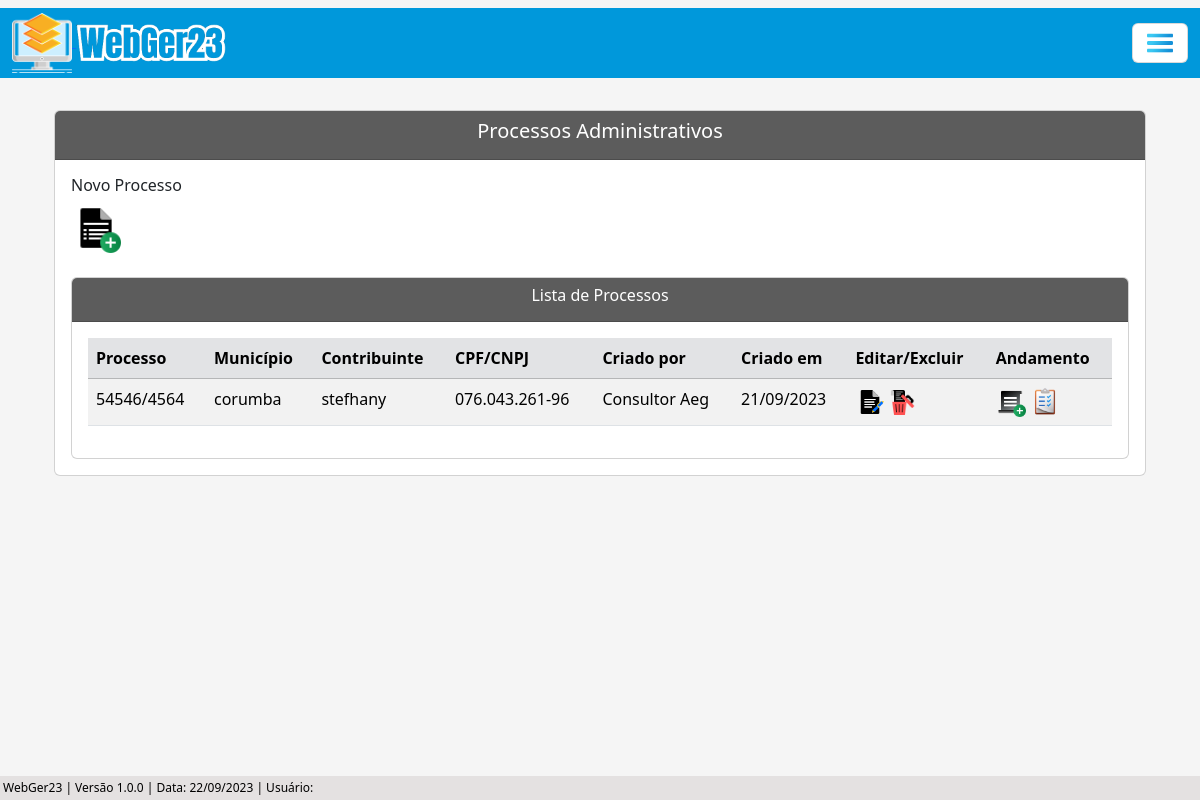
Before: /listar/processo-adm/ with the older database file.
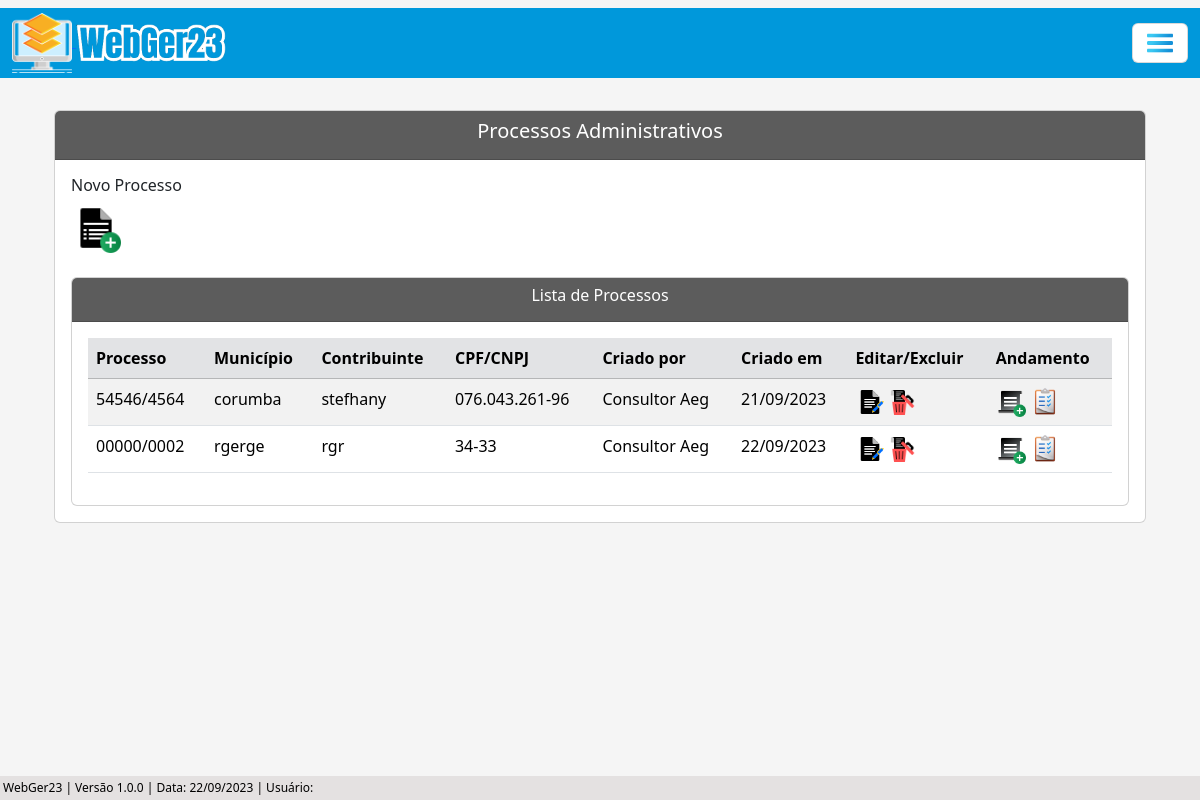
After: the same page with the newer database file.
### processo/models.py (models this page shows, shortened)
class Base(models.Model): # Classe base, será herdada pelas outras classes
    data_criacao = models.DateField('data_criação', auto_now_add=True)
    data_alteracao = models.DateField('Alterado', auto_now=True)
    ativo = models.BooleanField('Ativo?', default=True)
    class Meta:
        abstract = True

class ProcessoAdm(Base):
    tipo_pessoas = (
        ('Física', 'Física'), ('Jurídica', 'Jurídica'),
    )
    criador_processo_adm = models.ForeignKey(get_user_model(), verbose_name='Usuário Criador', on_delete=models.CASCADE) # Usuário que criou o processo, utilizando chave primária com o get_user_model do django, para utilizar o usuário logado automaticamente
    numero = models.CharField(unique=True, verbose_name='N°', max_length=10) # Número do processo
    municipio = models.CharField(max_length=50, verbose_name='Município') # Município
    uf = models.CharField(max_length=2) # UF
    data_inicial = models.DateField(blank=True, null=True) # Data Inicial do Período do processo
    data_final = models.DateField(blank=True, null=True) # Data final do Período do processo
    data_div_ativa = models.DateField(blank=True, null=True) # Data dívida ativa
    valor_atributo = models.CharField(max_length=14, blank=True, null=True)  # Valor do atributo
    valor_multa = models.CharField(max_length=14, blank=True, null=True) # Valor da multa
    valor_credito = models.CharField(max_length=14, blank=True, null=True) # Valor do crédito
    valor_atualizado = models.CharField(max_length=14, blank=True, null=True) # Valor do atualizado
    data_valor_atualizado = models.DateField(blank=True, null=True) # Data valor atualizado
    nome_contribuinte = models.CharField(max_length=50)  # Nome / Razão Social
    tipo_pessoa = models.CharField(max_length=50, choices=tipo_pessoas) # Física / Jurídica
    documento = models.CharField(max_length=20, verbose_name='CPF/CNPJ', unique=True) # CPF / CNPJ
    nome_fantasia = models.CharField(max_length=50, blank=True, null=True) # Nome Fantasia
    email = models.EmailField(max_length=50, blank=True, null=True) # E-mail
    endereco = models.CharField(max_length=150) # Rua
    complemento = models.CharField(max_length=50, blank=True, null=True) # Complemento
    municipio_contribuinte = models.CharField(max_length=50, blank=True, null=True) # Município Contribuinte
    uf_contribuinte = models.CharField(max_length=2, verbose_name='UF', blank=True, null=True) # UF Contribuinte
    cep = models.CharField(max_length=10, blank=True, null=True) # CEP
    telefone = models.CharField(max_length=20, blank=True, null=True) # Telefone
    celular = models.CharField(max_length=20, blank=True, null=True) # Celular

### processo/views.py (the view)
# urls.py: path('listar/processo-adm/', ProcessoAdmList.as_view(), name='proc-adm-list'),
class ProcessoAdmList(ListView):
    model = ProcessoAdm
    template_name = 'processos/lists/processo_adm_list.html'

### processo/templates/processos/lists/processo_adm_list.html (shortened to what this page needs)
{% extends 'index.html' %}
{% load static %}
{% block conteudo %}
    <div class="container p-4">
        <div class="card">
            <div class="card-header text-white" style="background-color: #5c5c5c;">
                <h5 style="text-align: center;">Processos Administrativos</h5>
            </div>
            <div class="card-body">
                <h6>Novo Processo</h6>
                <a href="{% url 'proc-adm-create' %}"><img src="{% static 'img/create-processo.png' %}" width="50"></a>
                <br><br>
                <div class="card">
                    <div class="card-header text-white" style="background-color: #5c5c5c;; text-align: center;">
                    <h6>Lista de Processos</h6>
                    </div>
                    <div class="card-body">
                        <div class="table-responsive">
                            <table class="table table-striped" id="tabela-listar">
                                <thead>
                                    <tr class="table-secondary">
                                        <th>Processo</th>
                                        <th>Município</th>
                                        <th>Contribuinte</th>
                                        <th>CPF/CNPJ</th>
                                        <th>Criado por</th>
                                        <th>Criado em</th>
                                        <th>Editar/Excluir</th>
                                        <th>Andamento</th>
                                    </tr>
                                </thead>
                                <tbody>
                                    {% for processo in object_list %}
                                    <tr>
                                        <td>{{ processo.numero }}</td>
                                        <td>{{ processo.municipio }}</td>
                                        <td>{{ processo.nome_contribuinte }}</td>
                                        <td>{{ processo.documento }}</td>
                                        <td>{{ processo.criador_processo_adm.get_full_name }}</td>
                                        <td>{{ processo.data_criacao|date:"d/m/Y" }}</td>
                                        <td>
                                            <a href="{% url 'proc-adm-update' processo.pk %}"><img src="{% static 'img/editar.png' %}" width="30"></i></a>
                                            <a href="{% url 'proc-adm-delete' processo.pk %}"><img src="{% static 'img/excluir.png' %}" width="25"></a>
                                        </td>
                                        <td>
                                            <a href="{% url 'andamento-adm-create' processo.pk %}"><img src="{% static 'img/create-andamento.png' %}" width="30"></a>
                                            <a href="{% url 'andamento-adm-list' processo.pk %}"><img src="{% static 'img/listar.png' %}" width="30"></a>
                                        </td>
                                    </tr>
                                    {% endfor %}
                                </tbody>
                            </table>
                        </div>
                    </div>
                </div>
            </div>
        </div>
    </div>
    <br>
    {% endblock %}

Changed rows visible on the page:
added ProcessoAdm: numero "00000/0002", municipio "rgerge", nome_contribuinte "rgr", documento "34-33", criador_processo_adm.get_full_name "Consultor Aeg", data_criacao "22/09/2023"
